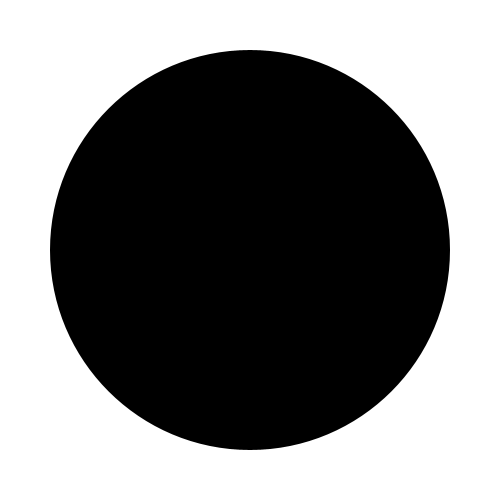
Frame 1 (no input)
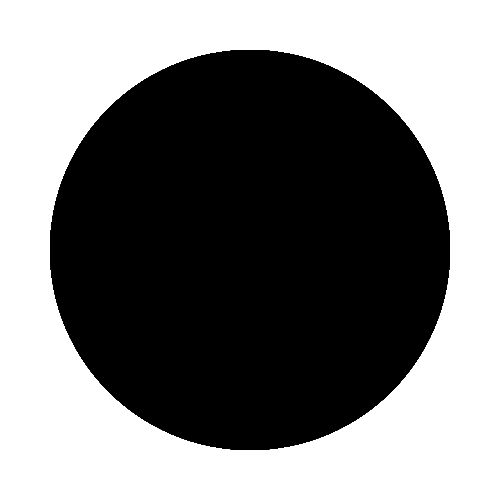
Frame 60 (the mouse pressed at the canvas centre just before this capture)
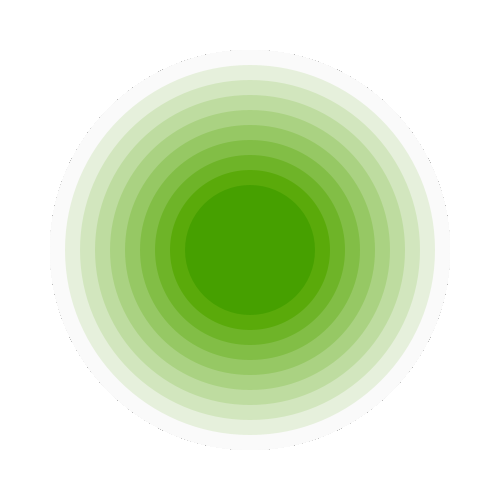
Frame 120 (the mouse held since frame 60 and released just before this capture)

The Processing sketch that drew these frames (run headless with seeded random() and noise(); from frame 60 on, the mouse is pressed at the canvas centre):

// Processing sketch: Circle_MouseInteraction
// ── Circle_MouseInteraction.pde
/*
Creative Coding for Artist Workshop by Liu Chang
 12.10.2016 @Fou Gallery, Brooklyn, New York
 
 Below is a code example for the exercise section.
 Only for education purpose.
 
 www.fougallery.com
 www.liuchang.work
 
 */

void setup() { 
  size(500, 500);
  background(255);
  smooth(30);
} 

void draw() {
  for (int i = 0; i < 10; i++) {
    //fill(190-i*20);
    fill(mouseX - i * 20, mouseY - i * 10, mouseX - i * 30);
    noStroke();
    ellipse(width/2, height/2, 400 - i * 30, 400 - i * 30);
    //rectMode(CENTER);
    //rect(width/2, height/2, 500 - i * 50, 500 - i * 50);
  }
}
